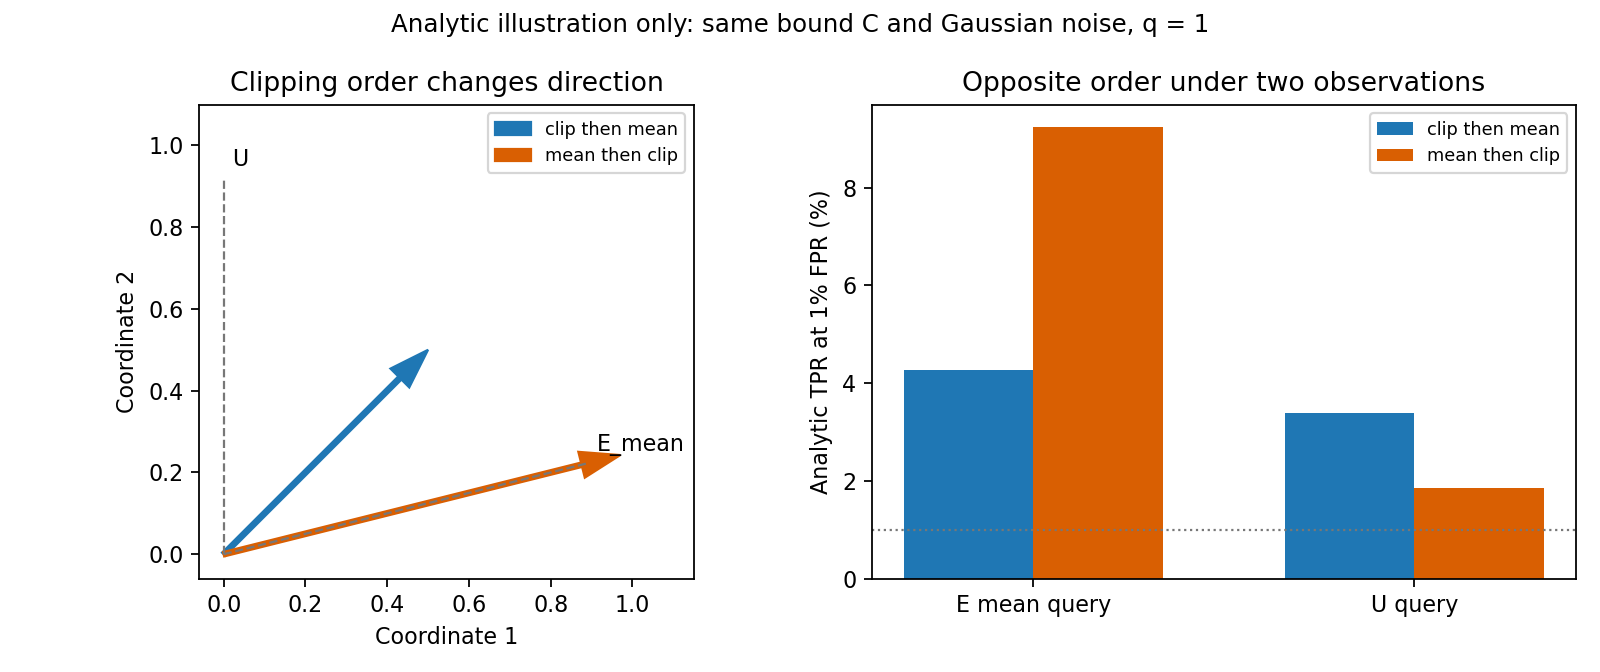

Write Python code to recreate this figure.
"""Analytic clipping-order witness; not a trained-model experiment."""
from pathlib import Path
import json, math, hashlib
from statistics import NormalDist
import numpy as np
from scipy.stats import norm
import matplotlib
matplotlib.use("Agg")
import matplotlib.pyplot as plt

ROOT = Path(__file__).resolve().parent
normal = NormalDist()
C, sigma, alpha = 1.0, 1.0, 0.01
gradients = np.array([[4.0, 0.0], [0.0, 1.0]])
mean_gradient = gradients.mean(axis=0)
def clip(v):
    return v * min(1.0, C / max(float(np.linalg.norm(v)), 1e-300))
A = np.mean([clip(g) for g in gradients], axis=0)
B = clip(mean_gradient)
A_equal_norm = C*A/np.linalg.norm(A)
queries = {"E_mean": mean_gradient, "U": np.array([0.0, 1.0])}
vectors = {"clip_then_mean": A, "mean_then_clip": B,
           "normalized_A_auxiliary_control": A_equal_norm}
rows = []
for q in [1.0, 0.2, 0.0]:
    for name, v in vectors.items():
        for query_name, h in queries.items():
            shift = float(h@v/(sigma*C*np.linalg.norm(h)))
            tpr = (1-q)*alpha+q*normal.cdf(shift-normal.inv_cdf(1-alpha))
            independent = (1-q)*alpha+q*norm.sf(norm.isf(alpha)-shift)
            assert abs(tpr-independent)<1e-13
            rows.append(dict(q=q,method=name,query=query_name,
                             standardized_mean_shift=shift,
                             tpr_at_1_percent_fpr=tpr))
assert np.allclose(A,[0.5,0.5])
assert np.allclose(B,np.array([4,1])/math.sqrt(17))
for q in [1.0, 0.2]:
    table={(r["method"],r["query"]):r["tpr_at_1_percent_fpr"]
           for r in rows if r["q"]==q}
    assert table["mean_then_clip","E_mean"]>table["clip_then_mean","E_mean"]
    assert table["clip_then_mean","U"]>table["mean_then_clip","U"]
assert all(abs(r["tpr_at_1_percent_fpr"]-alpha)<1e-15 for r in rows if r["q"]==0)
assert all(np.linalg.norm(v)<=C+1e-14 for v in vectors.values())
# Controls where the direction difference vanishes.
equal_norm_gradients = np.array([[1.,0.],[0.,1.]])
no_clip_gradients = gradients/10.
for gs in [equal_norm_gradients, no_clip_gradients]:
    assert np.allclose(np.mean([clip(g) for g in gs],axis=0),clip(gs.mean(axis=0)))
# Zero-moment/no-noise first Adam update: signs almost remove the magnitude distinction.
adam_eps=1e-8
adam_A=A/(np.abs(A)+adam_eps)
adam_B=B/(np.abs(B)+adam_eps)
report=dict(
  scope="Exact one-step bounded patient contribution plus isotropic Gaussian release and fixed linear score; no medical model inference or training",
  root_gradients=gradients.tolist(),clip_norm=C,sigma=sigma,fpr=alpha,
  vectors={k:v.tolist() for k,v in vectors.items()},rows=rows,
  noise_free_zero_moment_first_Adam={"A":adam_A.tolist(),"B":adam_B.tolist(),
    "max_difference":float(np.max(np.abs(adam_A-adam_B))),
    "interpretation":"SGD gradient-direction witness is not an automatic AdamW prediction"},
  controls_passed=["equal_norm_no_direction_change","clipping_inactive_equality","q_zero_no_signal"],
  independent_cdf_check="statistics.NormalDist vs scipy.stats.norm, tolerance 1e-13",
  dp_scope="Both bounded patient contributions admit the same add/remove Gaussian upper bound under a fixed public normalizer. This does not identify equal actual leakage or the ELS accountant.",
  not_claimed=["new DP algorithm","new theorem over prior literature","all-attack ranking reversal","diffusion efficacy","patient-DP violation"],
  source_sha256=hashlib.sha256(Path(__file__).read_bytes()).hexdigest())
(ROOT/"analytic_witness.json").write_text(json.dumps(report,indent=2)+"\n",encoding="utf-8")
fig,axes=plt.subplots(1,2,figsize=(10,4.2))
ax=axes[0]
for name,v,color in [("clip then mean",A,"#1f77b4"),("mean then clip",B,"#d95f02")]:
    ax.arrow(0,0,*v,color=color,width=.011,length_includes_head=True,head_width=.065,label=name)
for label,h in queries.items():
    h=.92*h/np.linalg.norm(h)
    ax.plot([0,h[0]],[0,h[1]],"--",color="#777777",linewidth=1)
    ax.text(h[0]+.02,h[1]+.03,label)
ax.set(xlim=(-.06,1.15),ylim=(-.06,1.1),xlabel="Coordinate 1",ylabel="Coordinate 2",
       title="Clipping order changes direction")
ax.set_aspect("equal")
ax.legend(loc="upper right",fontsize=8)
ax=axes[1]
x=np.arange(2);w=.34
for i,(method,label,color) in enumerate([
    ("clip_then_mean","clip then mean","#1f77b4"),
    ("mean_then_clip","mean then clip","#d95f02")]):
    ys=[100*next(r["tpr_at_1_percent_fpr"] for r in rows
        if r["q"]==1 and r["method"]==method and r["query"]==k) for k in queries]
    ax.bar(x+(i-.5)*w,ys,w,label=label,color=color)
ax.axhline(1,color="#777777",linestyle=":",linewidth=1)
ax.set_xticks(x,["E mean query","U query"])
ax.set(ylabel="Analytic TPR at 1% FPR (%)",title="Opposite order under two observations")
ax.legend(fontsize=8)
fig.suptitle("Analytic illustration only: same bound C and Gaussian noise, q = 1",fontsize=11)
fig.tight_layout()
fig.savefig(ROOT/"analytic_witness.png",dpi=160)
fig.savefig(ROOT/"analytic_witness.svg")
plt.close(fig)
print(json.dumps({"status":"PASS_ANALYTIC_EXAMPLE","rows":len(rows),"data_or_GPU_experiments":0,
 "q1_main":[r for r in rows if r["q"]==1 and r["method"]!="normalized_A_auxiliary_control"],
 "adam_max_difference":report["noise_free_zero_moment_first_Adam"]["max_difference"]},indent=2))
